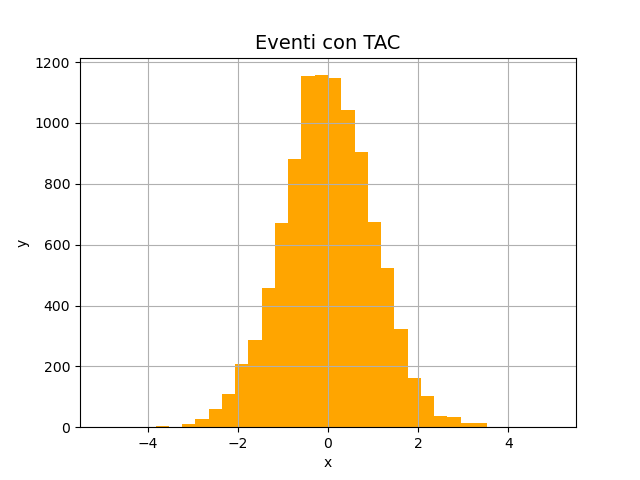

This figure's Python source:
'''
Implementare un generatore di numeri pseudo-casuali che utilizzi il metodo try-and-catch per generare numeri pseudo-casuali in base a una distribuzione di probabilità arbitraria.

Prendiamo la funzione di densità di probabilità (pdf) come parametro di input per generare numeri casuali.

Utilizzare la matplotliblibreria per visualizzare la distribuzione dei numeri generati.
'''

import sys
import numpy as np
from library import rand_range, rand_TAC_norm, sturges, seed_range
from scipy.stats import norm
import matplotlib.pyplot as plt
from math import floor


def controllo_arg() :
    if len(sys.argv) < 4 :
        print("Mancano degli argomenti da inserie a riga di comando.\nInserisci x_min, x_max ed N (numero di elementi da generare).")
        sys.exit()


def main () :
    
    x_min = float(sys.argv[1])
    x_max = float(sys.argv[2])
    N = int(sys.argv[3])
    seed = float(sys.argv[4])
    
    loc = 0.
    scale = 1.
    y_max = 1/(2*np.pi)
    
    #sample = seed_range (x_min, x_max, N, seed)
    
    sample = []
    for _ in range (0, N) :
        x = rand_TAC_norm (norm.pdf, x_min, x_max, y_max, loc, scale)
        sample.append(x)
    
    Nbins = sturges (N) + 20     # shift a mano (mio)
    #Nbins = floor (len (sample) / 20.) + 1        # prof
    
    bin_edges = np.linspace(x_min, x_max, Nbins)         # regola la dimensione dei bin e Nbin = numero di bin
    fig, ax = plt.subplots (nrows = 1, ncols = 1)
    ax.hist (sample, bins = bin_edges, color = 'orange')
    ax.set_title ('Eventi con TAC', size = 14)
    ax.set_xlabel ('x')
    ax.set_ylabel ('y')
    ax.grid ()          #se voglio la griglia
    
    plt.savefig ('es4_5.png')
    plt.show ()
    
    
if __name__ == '__main__' :
    main ()
